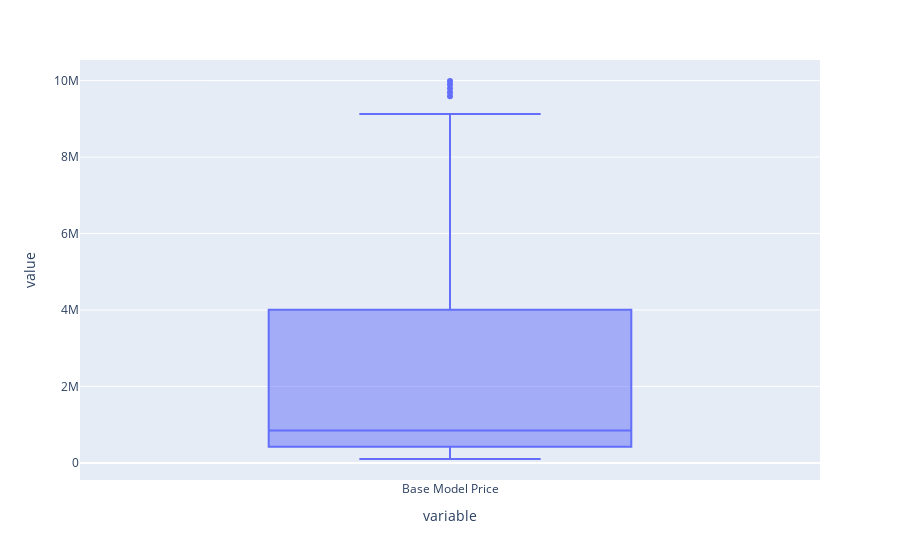

This figure's notebook cell:
### Code cell
px.box(cars['Base Model Price'])

### Figure 1 — Plotly figure (JSON) as saved in the notebook; plotly's stock layout.template omitted (floating-point values rounded to 4 significant figures; data arrays with more than 128 entries replaced by an {"elided": "..."} marker saying what was removed)
{"data": [{"alignmentgroup": "True", "hovertemplate": "variable=%{x}<br>value=%{y}<extra></extra>", "legendgroup": "", "marker": {"color": "#636efa"}, "name": "", "notched": false, "offsetgroup": "", "orientation": "v", "showlegend": false, "type": "box", "x": {"elided": "189 str values"}, "x0": " ", "xaxis": "x", "y": {"elided": "189 float values"}, "y0": " ", "yaxis": "y"}], "layout": {"boxmode": "group", "legend": {"tracegroupgap": 0}, "margin": {"t": 60}, "xaxis": {"anchor": "y", "domain": [0, 1], "title": {"text": "variable"}}, "yaxis": {"anchor": "x", "domain": [0, 1], "title": {"text": "value"}}}}
